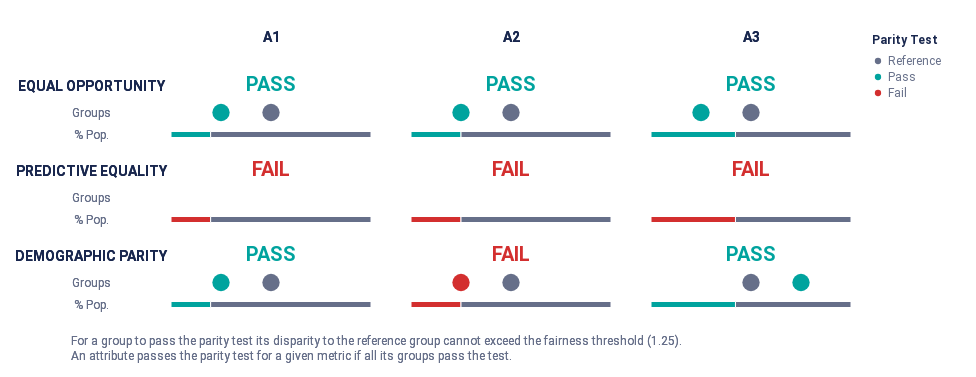

Notebook cell for this chart:
### Code cell
audit_extreme_bias.summary_plot(["tpr", "fpr", "pprev"])
